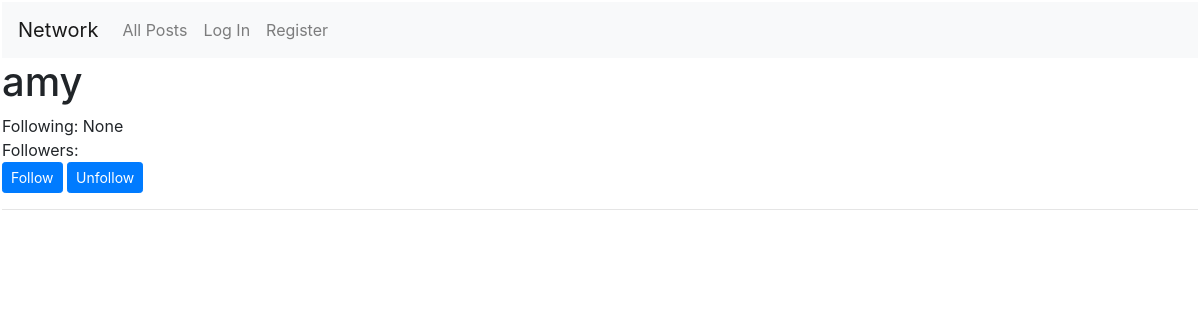
Page /profile/amy on the earlier database version.
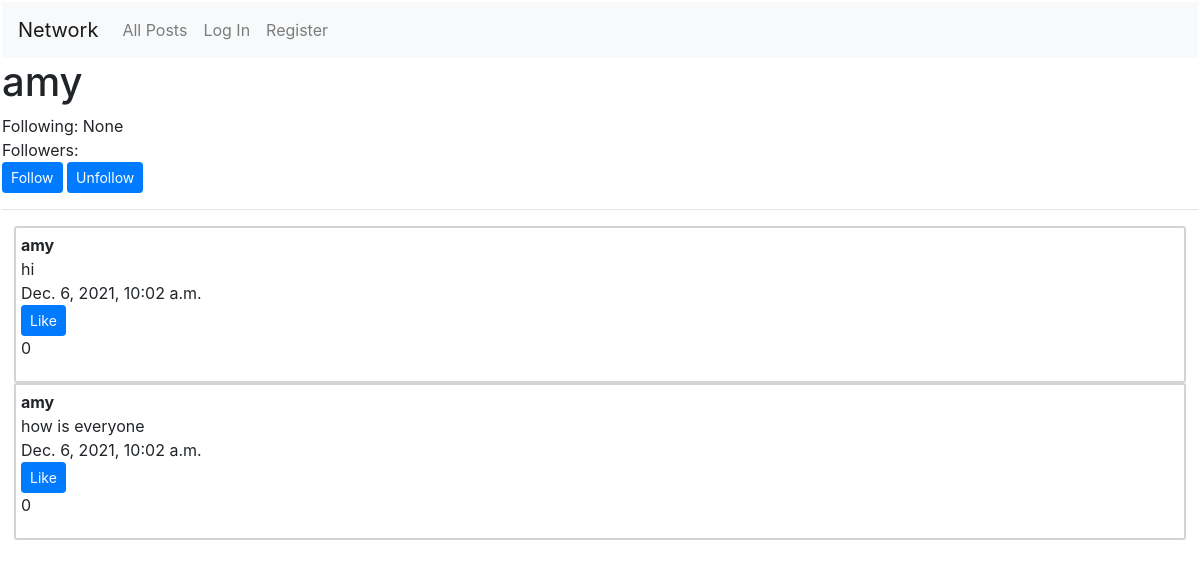
Same page on the later database version.
### network/models.py (models this page shows, shortened)
class Post(models.Model):
    content = models.TextField()
    dateTime = models.DateTimeField(auto_now = False, auto_now_add = True)
    like = models.BigIntegerField(default = 0)
    user = models.ForeignKey(User, on_delete = models.CASCADE, related_name = "user")

class User(AbstractUser):
    following = models.BigIntegerField(null = True)
    checkFollowing = models.BooleanField(null = True)

### network/views.py (the view)
# urls.py: path("profile/<str:username>", views.profile, name="profile"),
def profile(request, username):
    profile = User.objects.get(username = username)
    profilePosts = Post.objects.filter(user__username = username).order_by("dateTime")
    return render(request, "network/profile.html", {
        "profile": profile,
        "profilePosts": profilePosts
    })

### network/templates/network/profile.html (shortened to what this page needs)
{% extends "network/layout.html" %}
{% load static %}
{% block body %}
    <h1>{{ profile.username }}</h1>
    <div id="follow-unfollow">
        Following: {{ profile.following }}
        <br>
        Followers: {{ profile.followers }}
        <br>
        {% if profile.username != user.username %}
            <button class="btn btn-primary btn-sm" id=follow-button>Follow</button>
            <button class="btn btn-primary btn-sm" id=unfollow-button>Unfollow</button>
        {% endif %}
        <hr>
    </div>
    {% for profilePost in profilePosts %}
        <div id="profile-posts">
            <div id="username">
                <strong>{{ profilePost.user }}</strong>
            </div>
            <div id="content">
                {{ profilePost.content }}
            </div>
            <div id="date-time">
                {{ profilePost.dateTime }}
            </div>
            <div id="like-button">
                <button class="btn btn-primary btn-sm" id="like-button">Like</button>
                <p id="number-likes">{{ profilePost.like }}</p>
            </div>
        </div>
    {% endfor %}
{% endblock %}

Differences in the rows shown:
added Post: user "amy", content "hi", dateTime "Dec. 6, 2021, 10:02 a.m.", like "0"
added Post: user "amy", content "how is everyone", dateTime "Dec. 6, 2021, 10:02 a.m.", like "0"
